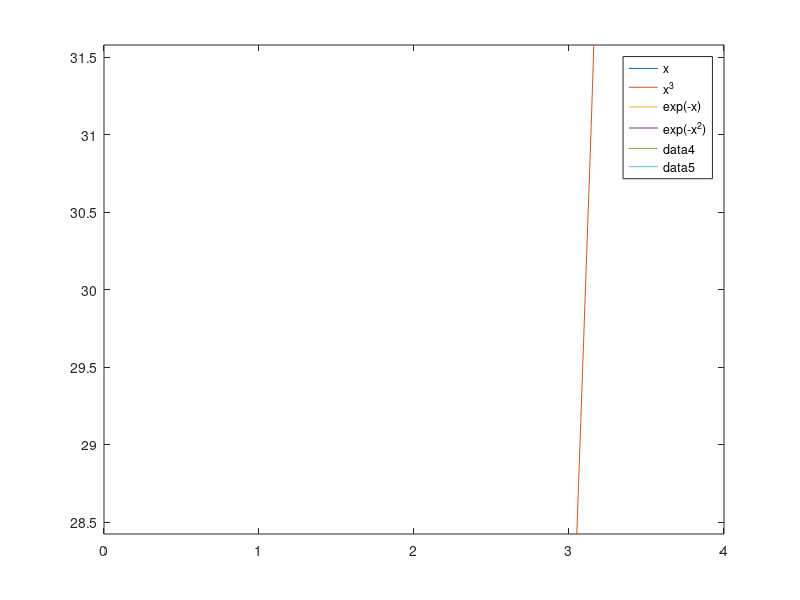

Recreate this plot in MATLAB.
%funzioni x,x^3, exp(-x), exp(-x^2) 
clear; close all ;
fplot(@(x)x, [0,4]) 
grid; 
hold on; 
fplot(@(x)x^3, [0,4]) %inefficiente --> vettorizza la curva e poi usa plot 
%hold on; 
fplot(@(x)exp(-x), [0,4])
fplot(@(x)exp(-x^2), [0,4])
legend('x', 'x^3', 'exp(-x)', 'exp(-x^2)'); 

%ellisse 
clear; close all; clc; 
theta=0:0.1:2*pi
%eccentricità -> 0 <-> circonferenza, 1<-> retta 
a=1 ;
e=0.5;
b=a^2-e^2*a^2; 

%axis equal  -> rimodula il grafo imponendo che su x e y ci sia la stessa
%scala 
r=a*(1-e^2)./(1-e*cos(theta));  

%matlab dimensiona i grafi secondo criteri che usa lui --> ascisse e ordinate passi diversi 

x=a*cos(theta); 
y=b*sin(theta) ; 

plot(x,y); 
axis equal; 
e=0.5; 
b=a^2-e^2*a^2; 

x=a*cos(theta); 
y=b*sin(theta) ; 

hold on; 
plot(x,y); 
grid; 

%NB --> per modificare le scale dei grafici -> ticks nelle opzioni
%(property inspector). Rivedi parte scale log log log log log 